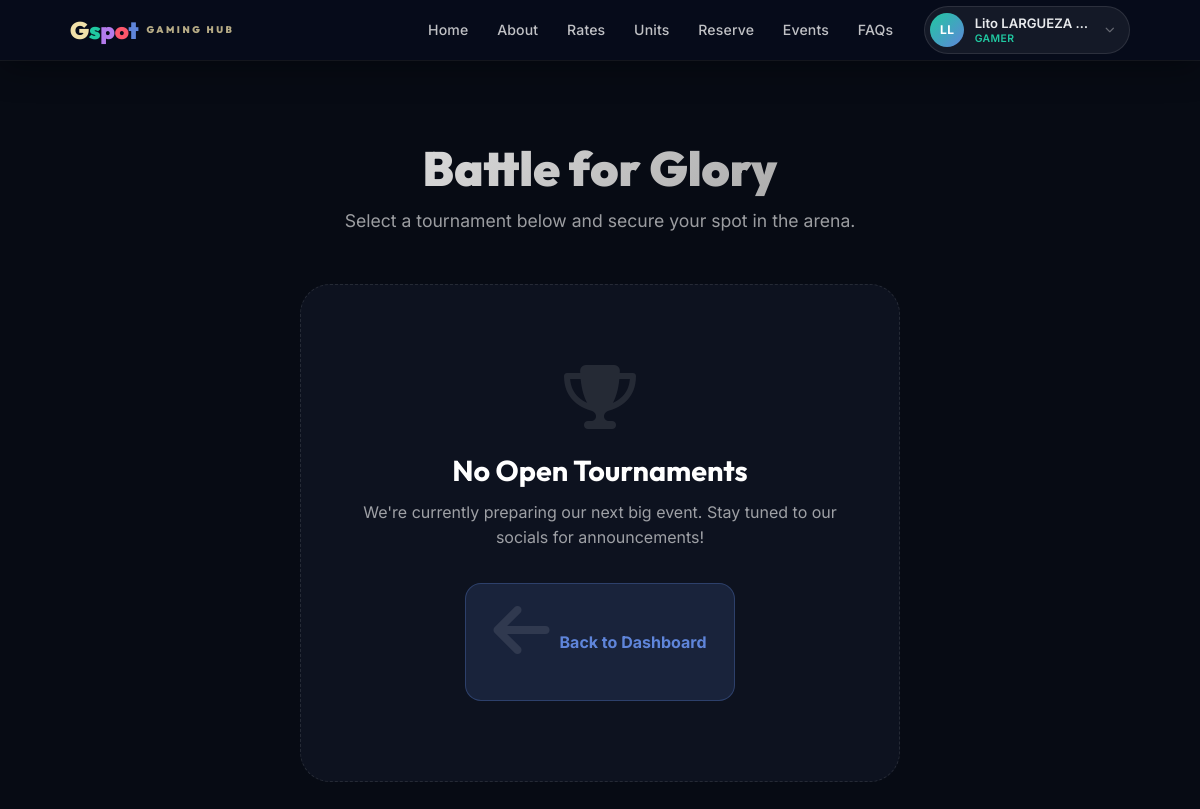
Before: /tournament_register.php (signed in) with the older database file.
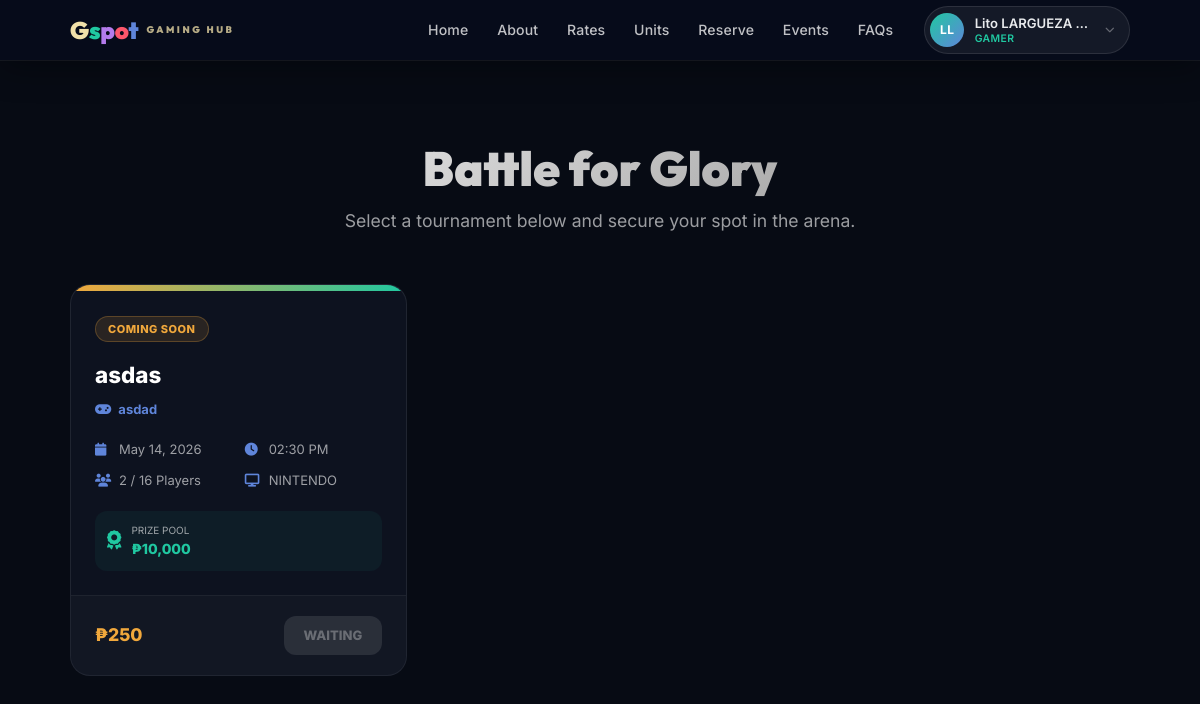
After: the same page with the newer database file.
### tables this page shows
CREATE TABLE `tournaments` (
  `tournament_id` int(11) NOT NULL,
  `tournament_name` varchar(150) NOT NULL,
  `game_id` int(11) DEFAULT NULL,
  `game_name` varchar(150) NOT NULL DEFAULT '',
  `console_type` varchar(50) NOT NULL,
  `start_date` datetime NOT NULL,
  `end_date` datetime NOT NULL,
  `entry_fee` decimal(10,2) NOT NULL DEFAULT 0.00,
  `prize_pool` decimal(10,2) NOT NULL DEFAULT 0.00,
  `max_participants` int(11) NOT NULL DEFAULT 16,
  `status` enum('upcoming','scheduled','ongoing','completed','cancelled') NOT NULL DEFAULT 'upcoming',
  `announcement` text DEFAULT NULL,
  `created_by` int(11) DEFAULT NULL,
  `created_at` datetime NOT NULL DEFAULT current_timestamp()
);

### includes/session_helper.php (called while the page is built, shortened)
<?php
function isLoggedIn() {
    return isset($_SESSION['user_id']);
}
function getUserInitials() {
    $name = $_SESSION['full_name'] ?? '';
    $parts = explode(' ', trim($name));
    if (count($parts) >= 2) {
        return strtoupper($parts[0][0] . $parts[count($parts) - 1][0]);
    }
    return strtoupper(substr($name, 0, 2));
}
function getRoleBadge() {
    $role = $_SESSION['role'] ?? 'customer';
    $labels = [
        'owner'      => 'Owner',
        'shopkeeper' => 'Shopkeeper',
        'customer'   => 'Gamer'
    ];
    return $labels[$role] ?? ucfirst($role);
}

### tournament_register.php (the view, shortened to what this page needs)
<?php
require_once __DIR__ . '/includes/session_helper.php';
require_once __DIR__ . '/includes/db_functions.php';
$openTournaments = [];
if (isset($conn)) {
    $res = $conn->query("
        SELECT t.*,
               (SELECT COUNT(*) FROM tournament_participants tp WHERE tp.tournament_id = t.tournament_id) as current_participants
        FROM tournaments t
        WHERE t.status IN ('scheduled', 'upcoming')
        ORDER BY t.start_date ASC
    ");
    if ($res) $openTournaments = $res->fetch_all(MYSQLI_ASSOC);
}
?>
<!DOCTYPE html>
<html lang="en">
<head>
    <link href="assets/libs/bootstrap/bootstrap.min.css" rel="stylesheet">
    <link href="assets/fonts/inter/inter.css" rel="stylesheet">
    <link href="assets/fonts/outfit/outfit.css" rel="stylesheet">
    <link rel="stylesheet" href="assets/libs/fontawesome/css/all.min.css">
    <link rel="stylesheet" href="assets/css/style.css">
</head>
<body>
    <?php include __DIR__ . '/includes/navbar.php'; ?>
    <div class="container">
        <div class="header-section">
            <h1>Battle for Glory</h1>
            <p>Select a tournament below and secure your spot in the arena.</p>
        </div>
        <?php if (empty($openTournaments)): ?>
            <div class="empty-state">
                <i class="fas fa-trophy"></i>
                <h3>No Open Tournaments</h3>
                <p>We're currently preparing our next big event. Stay tuned to our socials for announcements!</p>
                <a href="dashboard.php" class="btn-back">
                    <i class="fas fa-arrow-left"></i> Back to Dashboard
                </a>
            </div>
        <?php else: ?>
            <div class="tourn-grid">
                <?php foreach ($openTournaments as $t):
                    $isScheduled = $t['status'] === 'scheduled';
                    $isFull = (int)$t['current_participants'] >= (int)$t['max_participants'];
                    $canRegister = $isScheduled && !$isFull;
                ?>
                    <div class="tourn-card">
                        <div class="tourn-banner"></div>
                        <div class="tourn-body">
                            <span class="tourn-status status-<?= $t['status'] ?>">
                                <?= $t['status'] === 'scheduled' ? 'Open Reg.' : 'Coming Soon' ?>
                            </span>
                            <div class="tourn-name"><?= htmlspecialchars($t['tournament_name']) ?></div>
                            <div style="font-size:13px; color:var(--blue); font-weight:700; margin-bottom:12px;">
                                <i class="fas fa-gamepad" style="margin-right:4px;"></i> <?= htmlspecialchars($t['game_name']) ?>
                            </div>
                            <div class="tourn-meta">
                                <div class="meta-item"><i class="fas fa-calendar"></i> <?= date('M d, Y', strtotime($t['start_date'])) ?></div>
                                <div class="meta-item"><i class="fas fa-clock"></i> <?= date('h:i A', strtotime($t['start_date'])) ?></div>
                                <div class="meta-item"><i class="fas fa-users"></i> <?= $t['current_participants'] ?> / <?= $t['max_participants'] ?> Players</div>
                                <div class="meta-item"><i class="fas fa-display"></i> <?= htmlspecialchars($t['console_type']) ?></div>
                            </div>
                            <?php if ($t['prize_pool'] > 0): ?>
                            <div style="background:rgba(32,200,161,0.06); border-radius:12px; padding:12px; display:flex; align-items:center; gap:10px; margin-top:10px;">
                                <i class="fas fa-award" style="color:var(--mint); font-size:1.2rem;"></i>
                                <div>
                                    <div style="font-size:10px; color:var(--text-dim); text-transform:uppercase;">Prize Pool</div>
                                    <div style="font-size:14px; font-weight:800; color:var(--mint);">₱<?= number_format($t['prize_pool'],0) ?></div>
                                </div>
                            </div>
                            <?php endif; ?>
                        </div>
                        <div class="tourn-footer">
                            <div class="price-tag">
                                <?= (float)$t['entry_fee'] > 0 ? '₱' . number_format($t['entry_fee'], 0) : 'FREE' ?>
                            </div>
                            <?php if ($canRegister): ?>
                                <button class="btn-reg" onclick="openRegModal(<?= $t['tournament_id'] ?>, '<?= htmlspecialchars(addslashes($t['tournament_name'])) ?>')">
                                    <i class="fas fa-user-plus"></i> Register Now
                                </button>
                            <?php elseif ($isFull): ?>
                                <button class="btn-reg disabled" disabled>FULL</button>
                            <?php else: ?>
                                <button class="btn-reg disabled" disabled>WAITING</button>
                            <?php endif; ?>
                        </div>
                    </div>
                <?php endforeach; ?>
            </div>
        <?php endif; ?>
    </div>
</body>
</html>

### includes/navbar.php (shortened to what this page needs)
<?php
require_once __DIR__ . '/session_helper.php';
$protocol = (!empty($_SERVER['HTTPS']) && $_SERVER['HTTPS'] !== 'off') ? 'https' : 'http';
$base_url  = $protocol . '://' . $_SERVER['HTTP_HOST'] . '/GamingSpotHub';
$current_page = basename($_SERVER['PHP_SELF']);
$current_uri  = $_SERVER['REQUEST_URI'];
function navIsActive(string $href, string $currentPage, string $currentUri): string {
    if ($href !== '#' && str_contains($href, '.php')) {
        $file = basename(parse_url($href, PHP_URL_PATH));
        return ($file === $currentPage) ? ' active' : '';
    }
    return '';
}
?>
<nav class="navbar navbar-expand-lg navbar-dark fixed-top" id="mainNav">
    <div class="container">
        <a class="navbar-brand" href="<?= $base_url ?>/#home">
            <div class="logo-container">
                <span class="logo-g">G</span><span class="logo-s">s</span><span class="logo-p">p</span><span class="logo-o">o</span><span class="logo-t">t</span>
                <span class="logo-text">GAMING HUB</span>
            </div>
        </a>
        <div class="collapse navbar-collapse" id="navbarNav">
            <ul class="navbar-nav ms-auto align-items-lg-center">
                <li class="nav-item"><a class="nav-link<?= navIsActive($base_url.'/#home',      $current_page, $current_uri) ?>" href="<?= $base_url ?>/#home">Home</a></li>
                <li class="nav-item"><a class="nav-link<?= navIsActive($base_url.'/#about',     $current_page, $current_uri) ?>" href="<?= $base_url ?>/#about">About</a></li>
                <li class="nav-item"><a class="nav-link<?= navIsActive($base_url.'/#gaming',    $current_page, $current_uri) ?>" href="<?= $base_url ?>/#gaming">Rates</a></li>
                <li class="nav-item"><a class="nav-link<?= navIsActive($base_url.'/#units',     $current_page, $current_uri) ?>" href="<?= $base_url ?>/#units">Units</a></li>
                <li class="nav-item"><a class="nav-link<?= navIsActive($base_url.'/reserve.php',$current_page, $current_uri) ?>" href="<?= $base_url ?>/reserve.php">Reserve</a></li>
                <li class="nav-item"><a class="nav-link<?= navIsActive($base_url.'/#events',    $current_page, $current_uri) ?>" href="<?= $base_url ?>/#events">Events</a></li>
                <li class="nav-item"><a class="nav-link<?= navIsActive($base_url.'/faqs.php',   $current_page, $current_uri) ?>" href="<?= $base_url ?>/faqs.php">FAQs</a></li>
            </ul>
            <?php if (isLoggedIn()): ?>
            <div class="nav-user ms-lg-3">
                <div class="user-dropdown">
                    <button class="user-dropdown-toggle" id="userDropdownBtn">
                        <div class="user-avatar"><?= getUserInitials() ?></div>
                        <div class="user-info">
                            <span class="user-name"><?= htmlspecialchars($_SESSION['full_name']) ?></span>
                            <span class="user-role-badge"><?= getRoleBadge() ?></span>
                        </div>
                        <i class="fas fa-chevron-down user-chevron"></i>
                    </button>
                </div>
            </div>
            <?php endif; ?>
        </div>
    </div>
</nav>

### assets/css/style.css (style rules this page uses)
:root { --color-primary: #0a2151; --color-secondary: #f1e1aa; --color-mint: #20c8a1; --color-purple: #b37bec; --color-coral: #fb566b; --color-blue: #5f85da; --color-dark: #0d1117; --color-light: #f8f9fa; --color-gray: #6c757d; --font-primary: "Inter", sans-serif; --font-heading: "Outfit", sans-serif; --transition: all 0.3s ease; --shadow-sm: 0 2px 10px rgba(0, 0, 0, 0.1); --shadow-md: 0 10px 30px rgba(0, 0, 0, 0.2); --shadow-lg: 0 20px 60px rgba(0, 0, 0, 0.3); }
* { margin: 0; padding: 0; box-sizing: border-box; }
body { font-family: var(--font-primary); color: var(--color-light); background-color: var(--color-dark); overflow-x: hidden; }
h1, h2, h3, h4, h5, h6 { font-family: var(--font-heading); font-weight: 700; }
a { text-decoration: none; transition: var(--transition); }
.navbar { padding: 0; background: transparent; transition: background 0.35s ease, box-shadow 0.35s ease, padding 0.35s ease; height: 68px; display: flex; align-items: center; }
.navbar.scrolled { background: rgba(7, 12, 28, 0.92); backdrop-filter: blur(18px); -webkit-backdrop-filter: blur(18px); box-shadow: 0 1px 0 rgba(255,255,255,0.06), 0 8px 32px rgba(0,0,0,0.35); height: 60px; }
.navbar-brand .logo-container { display: flex; align-items: center; font-family: var(--font-heading); font-weight: 900; font-size: 1.5rem; letter-spacing: -0.01em; }
.logo-g { color: var(--color-secondary); }
.logo-s { color: var(--color-mint); }
.logo-p { color: var(--color-purple); }
.logo-o { color: var(--color-coral); }
.logo-t { color: var(--color-blue); }
.logo-text { margin-left: 8px; color: var(--color-secondary); font-size: 0.6rem; letter-spacing: 2.5px; opacity: 0.75; line-height: 1; }
.navbar-nav .nav-link { color: rgba(255,255,255,0.75) !important; font-weight: 500; font-size: 0.88rem; padding: 0.45rem 0.9rem !important; position: relative; letter-spacing: 0.01em; transition: color 0.2s ease; }
.navbar-nav .nav-link::after { content: ""; position: absolute; bottom: -2px; left: 50%; transform: translateX(-50%); width: 0; height: 2px; background: linear-gradient(90deg, var(--color-mint), var(--color-blue)); border-radius: 2px; transition: width 0.25s ease; }
#mainNav .nav-user { position: relative; }
#mainNav .user-dropdown { position: relative; }
#mainNav .user-dropdown-toggle { display: flex; align-items: center; gap: 0.65rem; background: rgba(255, 255, 255, 0.06); border: 1px solid rgba(255, 255, 255, 0.1); border-radius: 50px; padding: 0.35rem 0.9rem 0.35rem 0.35rem; cursor: pointer; transition: all 0.3s ease; color: #e8eaed; font-family: 'Inter', sans-serif; outline: none; }
#mainNav .user-avatar { width: 34px; height: 34px; border-radius: 50%; background: linear-gradient(135deg, #20c8a1, #5f85da) !important; display: flex; align-items: center; justify-content: center; font-weight: 700; font-size: 0.75rem; color: #fff !important; flex-shrink: 0; letter-spacing: 0.5px; line-height: 1; }
#mainNav .user-info { display: flex; flex-direction: column; text-align: left; line-height: 1.25; }
#mainNav .user-name { font-size: 0.82rem; font-weight: 600; color: #e8eaed; white-space: nowrap; max-width: 120px; overflow: hidden; text-overflow: ellipsis; }
#mainNav .user-role-badge { font-size: 0.65rem; font-weight: 600; color: #20c8a1; letter-spacing: 0.04em; text-transform: uppercase; }
#mainNav .user-chevron { font-size: 0.6rem; color: rgba(255, 255, 255, 0.35); transition: transform 0.3s ease; }

Changed rows visible on the page:
added tournaments: status "COMING SOON", tournament_name "asdas", game_name "asdad", start_date "May 14, 2026", start_date "02:30 PM", current_participants "2", max_participants "16", console_type "NINTENDO", prize_pool "10,000", entry_fee "250"
Other visible differences:
text no longer shown: "No Open Tournaments We're currently preparing our next big event. Stay tuned to our socials for announcements! Back to Dashboard"
